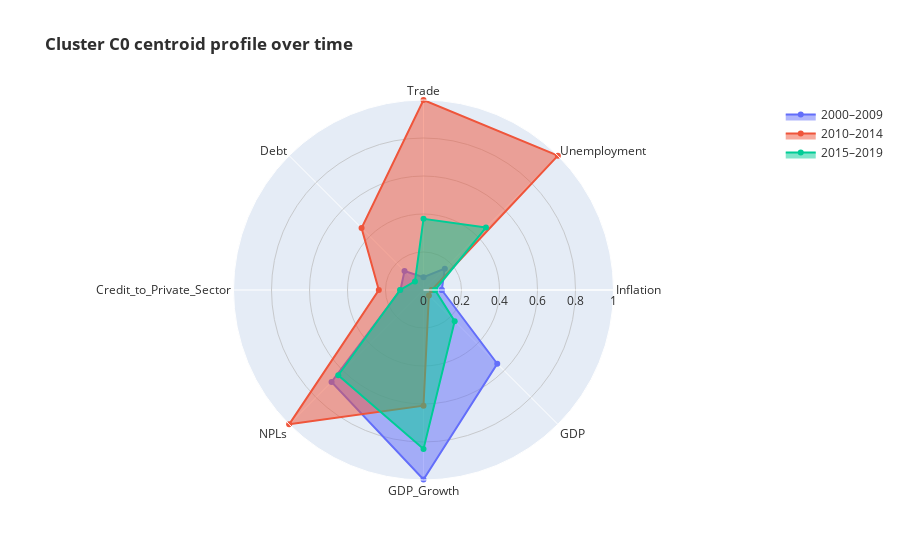
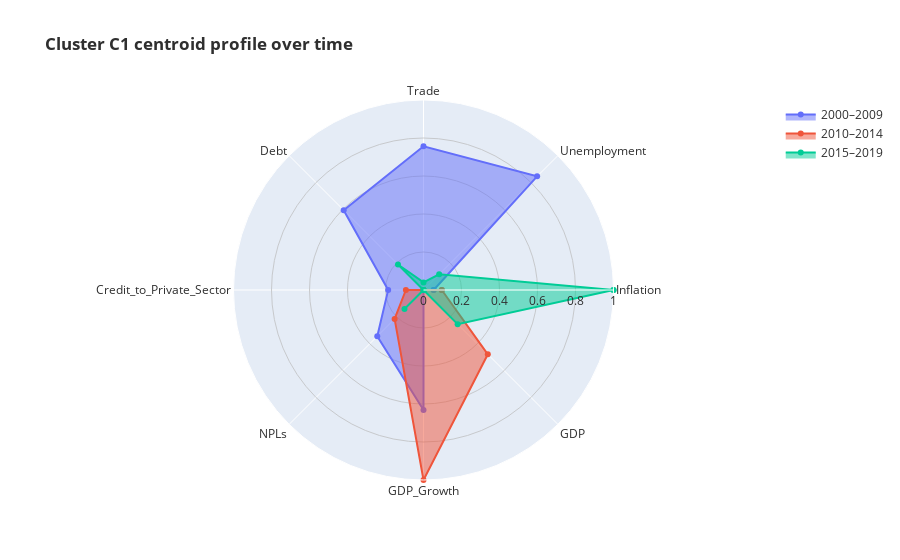
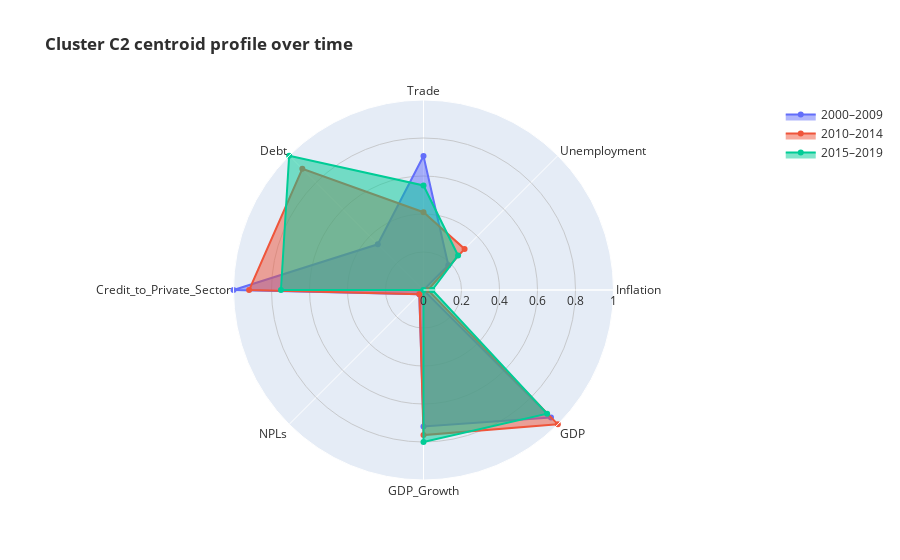

The cell these charts' notebook holds for them, in order:
### Markdown cell above
Block 7 — Render radars for clusters C0, C1, C2

### Code cell
# ===== Block 7: Radars =====
for k in [0,1,2]:
    try:
        R, feats = radar_for_cluster(k)
        fig_radar = plot_radar(R, feats, k)
        fig_radar.write_html(f"{OUTDIR}/radar_clusterC{k}.html")
        fig_radar.show()
    except Exception as e:
        print(f"Cluster {k}: {e}")

### Figure 1 — Plotly figure (JSON) as saved in the notebook; plotly's stock layout.template omitted (floating-point values rounded to 4 significant figures)
{"data": [{"fill": "toself", "name": "2000–2009", "r": [0.09616, 0.1588, 0.06741, 0.1413, 0.1215, 0.6842, 0.9974, 0.5489, 0.09616], "theta": ["Inflation", "Unemployment", "Trade", "Debt", "Credit_to_Private_Sector", "NPLs", "GDP_Growth", "GDP", "Inflation"], "type": "scatterpolar"}, {"fill": "toself", "name": "2010–2014", "r": [0.04349, 1.0, 1.0, 0.461, 0.2352, 1.0, 0.6091, 0.04001, 0.04349], "theta": ["Inflation", "Unemployment", "Trade", "Debt", "Credit_to_Private_Sector", "NPLs", "GDP_Growth", "GDP", "Inflation"], "type": "scatterpolar"}, {"fill": "toself", "name": "2015–2019", "r": [0.0608, 0.4648, 0.3745, 0.06364, 0.1234, 0.6344, 0.837, 0.2321, 0.0608], "theta": ["Inflation", "Unemployment", "Trade", "Debt", "Credit_to_Private_Sector", "NPLs", "GDP_Growth", "GDP", "Inflation"], "type": "scatterpolar"}], "layout": {"font": {"color": "#2f2f2f", "size": 12}, "paper_bgcolor": "white", "polar": {"radialaxis": {"gridcolor": "#C7C9CC", "range": [0, 1], "visible": true}}, "showlegend": true, "title": {"text": "<b>Cluster C0 centroid profile over time</b>"}}}

### Figure 2 — Plotly figure (JSON) as saved in the notebook; plotly's stock layout.template omitted (floating-point values rounded to 4 significant figures)
{"data": [{"fill": "toself", "name": "2000–2009", "r": [0.05331, 0.8458, 0.7564, 0.5941, 0.1859, 0.3441, 0.632, 0, 0.05331], "theta": ["Inflation", "Unemployment", "Trade", "Debt", "Credit_to_Private_Sector", "NPLs", "GDP_Growth", "GDP", "Inflation"], "type": "scatterpolar"}, {"fill": "toself", "name": "2010–2014", "r": [0.09615, 0, 0, 0, 0.09263, 0.215, 1.0, 0.4787, 0.09615], "theta": ["Inflation", "Unemployment", "Trade", "Debt", "Credit_to_Private_Sector", "NPLs", "GDP_Growth", "GDP", "Inflation"], "type": "scatterpolar"}, {"fill": "toself", "name": "2015–2019", "r": [1.0, 0.1167, 0.04005, 0.19, 0, 0.1416, 0, 0.254, 1.0], "theta": ["Inflation", "Unemployment", "Trade", "Debt", "Credit_to_Private_Sector", "NPLs", "GDP_Growth", "GDP", "Inflation"], "type": "scatterpolar"}], "layout": {"font": {"color": "#2f2f2f", "size": 12}, "paper_bgcolor": "white", "polar": {"radialaxis": {"gridcolor": "#C7C9CC", "range": [0, 1], "visible": true}}, "showlegend": true, "title": {"text": "<b>Cluster C1 centroid profile over time</b>"}}}

### Figure 3 — Plotly figure (JSON) as saved in the notebook; plotly's stock layout.template omitted (floating-point values rounded to 4 significant figures)
{"data": [{"fill": "toself", "name": "2000–2009", "r": [0, 0.1848, 0.7054, 0.3401, 1.0, 0.03147, 0.7185, 0.949, 0], "theta": ["Inflation", "Unemployment", "Trade", "Debt", "Credit_to_Private_Sector", "NPLs", "GDP_Growth", "GDP", "Inflation"], "type": "scatterpolar"}, {"fill": "toself", "name": "2010–2014", "r": [0.02321, 0.3057, 0.4093, 0.9019, 0.9177, 0.03072, 0.7636, 1.0, 0.02321], "theta": ["Inflation", "Unemployment", "Trade", "Debt", "Credit_to_Private_Sector", "NPLs", "GDP_Growth", "GDP", "Inflation"], "type": "scatterpolar"}, {"fill": "toself", "name": "2015–2019", "r": [0.04621, 0.2572, 0.5501, 1.0, 0.7503, 0, 0.7998, 0.9202, 0.04621], "theta": ["Inflation", "Unemployment", "Trade", "Debt", "Credit_to_Private_Sector", "NPLs", "GDP_Growth", "GDP", "Inflation"], "type": "scatterpolar"}], "layout": {"font": {"color": "#2f2f2f", "size": 12}, "paper_bgcolor": "white", "polar": {"radialaxis": {"gridcolor": "#C7C9CC", "range": [0, 1], "visible": true}}, "showlegend": true, "title": {"text": "<b>Cluster C2 centroid profile over time</b>"}}}
